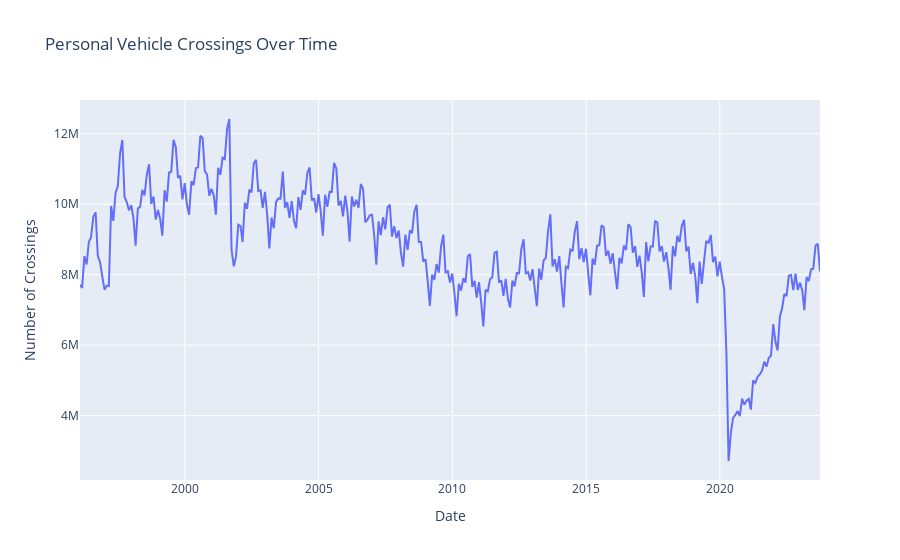

Notebook code for this chart:
### Code cell
## Interactive Time Series Plot for 'Personal Vehicles'
fig = px.line(monthly_pv, x=monthly_pv.index, y='Value', title='Personal Vehicle Crossings Over Time')
fig.update_xaxes(title_text='Date')
fig.update_yaxes(title_text='Number of Crossings')
fig.show()

### Figure 1 — Plotly figure (JSON) as saved in the notebook; plotly's stock layout.template omitted (floating-point values rounded to 4 significant figures; data arrays with more than 128 entries replaced by an {"elided": "..."} marker saying what was removed)
{"data": [{"hovertemplate": "Date=%{x}<br>Value=%{y}<extra></extra>", "legendgroup": "", "line": {"color": "#636efa", "dash": "solid"}, "marker": {"symbol": "circle"}, "mode": "lines", "name": "", "orientation": "v", "showlegend": false, "type": "scatter", "x": {"elided": "333 str values"}, "xaxis": "x", "y": {"elided": "333 int values"}, "yaxis": "y"}], "layout": {"legend": {"tracegroupgap": 0}, "title": {"text": "Personal Vehicle Crossings Over Time"}, "xaxis": {"anchor": "y", "domain": [0, 1], "title": {"text": "Date"}}, "yaxis": {"anchor": "x", "domain": [0, 1], "title": {"text": "Number of Crossings"}}}}
